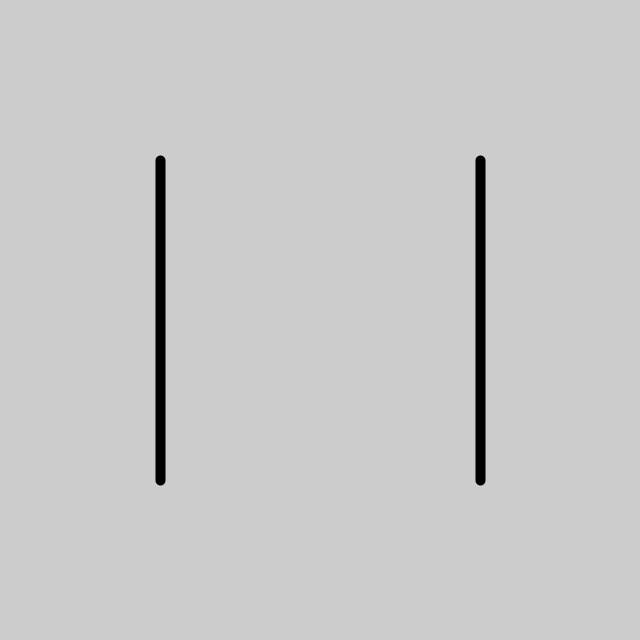
Frame 1 (no input)
Frame 60 (the mouse pressed at the canvas centre just before this capture): identical to frame 1, image omitted
Frame 120 (the mouse held since frame 60 and released just before this capture): identical to frame 1, image omitted

The Processing sketch that drew this single still picture (run headless with seeded random() and noise(); from frame 60 on, the mouse is pressed at the canvas centre):

// Processing sketch: sketch_32keyCheck
// ── sketch_32keyCheck.pde
void setup() {
  size(640, 640);
  strokeWeight(10);
}

void draw() {
  background(204);

  if (keyPressed) {
    if ((key == 'h') || (key == 'H')) {
      line(160, 320, 480, 320);
    }
    if ((key == 'n') || (key == 'N')) {
      line(160, 160, 480, 480);
    }
  }

  line(160, 160, 160, 480);
  line(480, 160, 480, 480);
}
